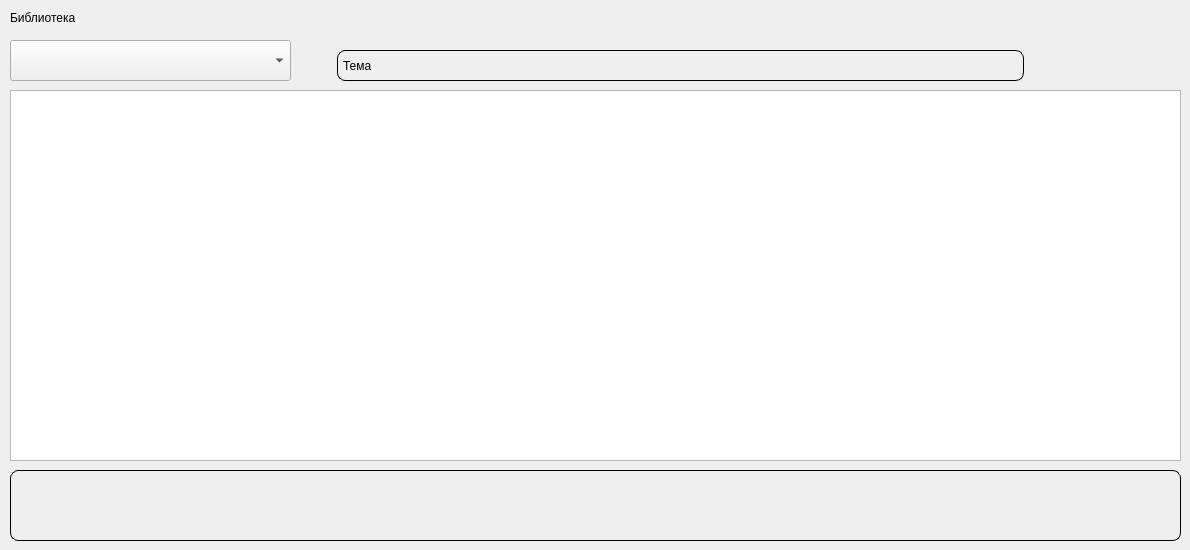
    <widget class="QWidget" name="page_6">
     <widget class="QComboBox" name="_themes_2">
      <property name="geometry">
       <rect>
        <x>10</x>
        <y>40</y>
        <width>281</width>
        <height>41</height>
       </rect>
      </property>
      <property name="styleSheet">
       <string notr="true">font: 14pt &quot;Times New Roman&quot;;
color: solid black;</string>
      </property>
     </widget>
     <widget class="QLabel" name="_theme_2">
      <property name="geometry">
       <rect>
        <x>300</x>
        <y>50</y>
        <width>761</width>
        <height>31</height>
       </rect>
      </property>
      <property name="styleSheet">
       <string notr="true">QLabel {
    border: 1px solid black;
    border-radius: 8px;
    padding: 2px;
    outline: none;
	font: 12pt &quot;Times New Roman&quot;;
    margin-left: auto;
    margin-right: auto;
    width: 6em
}
</string>
      </property>
      <property name="text">
       <string>Тема</string>
      </property>
     </widget>
     <widget class="QLabel" name="_conc_2">
      <property name="geometry">
       <rect>
        <x>10</x>
        <y>470</y>
        <width>1171</width>
        <height>71</height>
       </rect>
      </property>
      <property name="styleSheet">
       <string notr="true">QLabel {
    border: 1px solid black;
    border-radius: 8px;
    padding: 2px;
    outline: none;
	font: 14pt &quot;Times New Roman&quot;;
}
</string>
      </property>
      <property name="text">
       <string/>
      </property>
     </widget>
     <widget class="QTextBrowser" name="_content_2">
      <property name="geometry">
       <rect>
        <x>10</x>
        <y>90</y>
        <width>1171</width>
        <height>371</height>
       </rect>
      </property>
      <property name="styleSheet">
       <string notr="true">font: 14pt &quot;Times New Roman&quot;;
color: solid black;</string>
      </property>
      <property name="html">
       <string>&lt;!DOCTYPE HTML PUBLIC &quot;-//W3C//DTD HTML 4.0//EN&quot; &quot;http://www.w3.org/TR/REC-html40/strict.dtd&quot;&gt;
&lt;html&gt;&lt;head&gt;&lt;meta name=&quot;qrichtext&quot; content=&quot;1&quot; /&gt;&lt;style type=&quot;text/css&quot;&gt;
p, li { white-space: pre-wrap; }
&lt;/style&gt;&lt;/head&gt;&lt;body style=&quot; font-family:'Times New Roman'; font-size:14pt; font-weight:400; font-style:normal;&quot;&gt;
&lt;p style=&quot;-qt-paragraph-type:empty; margin-top:0px; margin-bottom:0px; margin-left:0px; margin-right:0px; -qt-block-indent:0; text-indent:0px; font-family:'MS Shell Dlg 2'; font-size:7.8pt;&quot;&gt;&lt;br /&gt;&lt;/p&gt;&lt;/body&gt;&lt;/html&gt;</string>
      </property>
     </widget>
     <widget class="QLabel" name="label_3">
      <property name="geometry">
       <rect>
        <x>10</x>
        <y>10</y>
        <width>131</width>
        <height>16</height>
       </rect>
      </property>
      <property name="styleSheet">
       <string notr="true">font: 14pt &quot;Times New Roman&quot;;
color: solid black;</string>
      </property>
      <property name="text">
       <string>Библиотека</string>
      </property>
     </widget>
    </widget>
